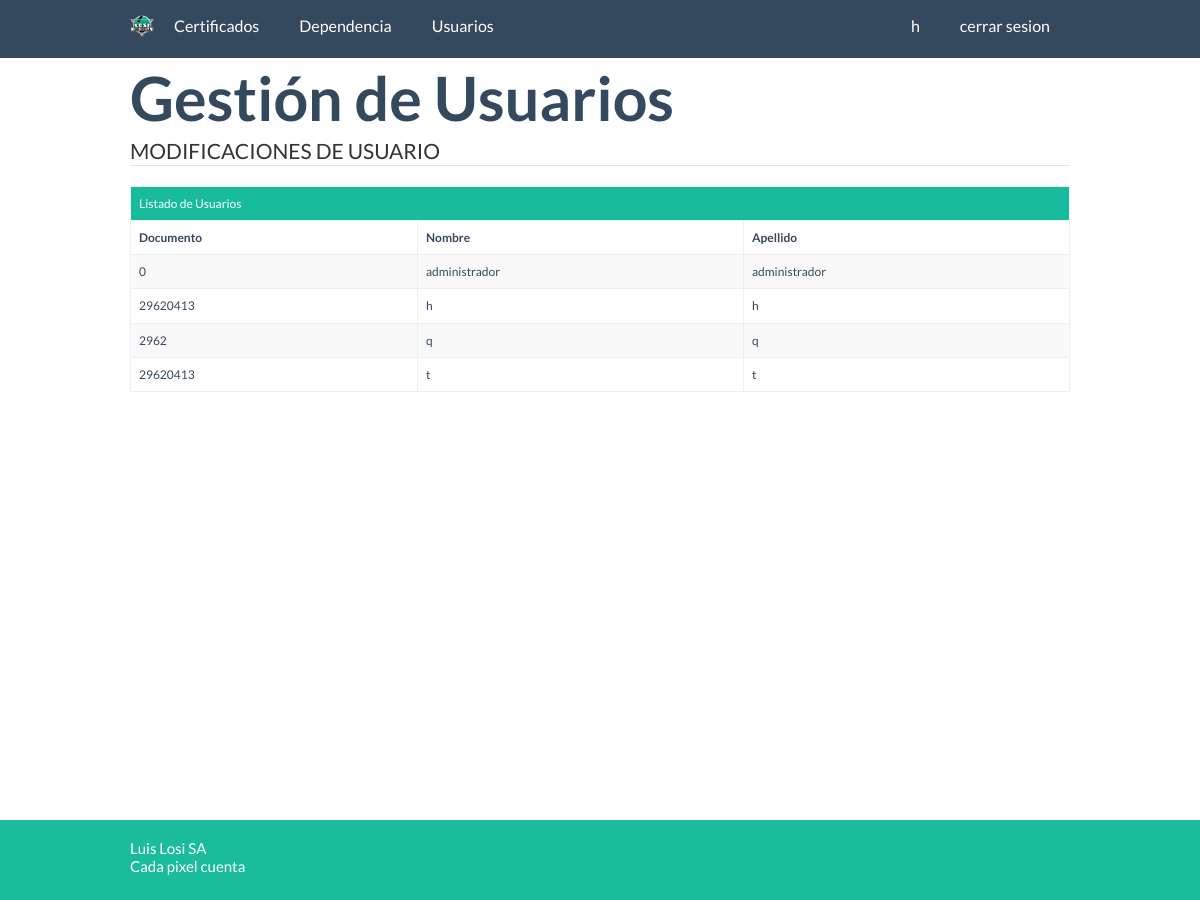
/usuarios/listaUsuario.php (signed in), run on the app's committed database.
### tables this page shows
CREATE TABLE `usuario` (
  `identificador` varchar(10) NOT NULL DEFAULT '',
  `nombre` varchar(45) NOT NULL DEFAULT '',
  `apellido` varchar(25) NOT NULL DEFAULT '',
  `clave` varchar(50) NOT NULL DEFAULT '',
  `perfil` char(1) NOT NULL DEFAULT '',
  `fechaalta` timestamp NOT NULL DEFAULT CURRENT_TIMESTAMP ON UPDATE CURRENT_TIMESTAMP,
  `dni` int(10) unsigned NOT NULL DEFAULT '0',
  PRIMARY KEY (`identificador`)
);

### clases/ActiveRecord/ActiveRecordAbstractFactory.php (called while the page is built, shortened)
<?php
require_once "MysqlActiveRecordAbstractFactory.php";
abstract class ActiveRecordAbstractFactory {
    public static function getActiveRecordFactory($motor = self::MYSQL) {
        switch ($motor) {
        case self::MYSQL:
            return new MysqlActiveRecordAbstractFactory();
        }
    }
}

### clases/ActiveRecord/MysqlActiveRecordAbstractFactory.php (called while the page is built, shortened)
<?php
require_once '../clases/ActiveRecord/ActiveRecordAbstractFactory.php';
require_once '../clases/ActiveRecord/MysqlUsuarioActiveRecord.php';
class MysqlActiveRecordAbstractFactory extends ActiveRecordAbstractFactory
{
   public function getUsuarioActiveRecord() {
      return new MysqlUsuarioActiveRecord();
   }
}

### clases/ActiveRecord/MysqlUsuarioActiveRecord.php (called while the page is built, shortened)
<?php
include_once '../clases/ValueObject/UsuarioValueObject.php';
class MysqlUsuarioActiveRecord implements ActiveRecord{
    public function buscarTodo() {
        $sql = "SELECT * FROM usuario u;";
        $resultado = mysql_query($sql);
        if($resultado){
            $aUsuario = array();
            while ($fila = mysql_fetch_object($resultado)) {
                $oUsuario = new UsuarioValueObject();
                $oUsuario->setApellido($fila->apellido);
                $oUsuario->setFechaalta($fila->fechaalta);
                $oUsuario->setIdentificador($fila->identificador);
                $oUsuario->setNombre($fila->nombre);
                $oUsuario->setPerfil($fila->perfil);
                $oUsuario->setDni($fila->dni);
                $oUsuario->setClave('');
                $oUsuario->setFechaalta($fila->fechaalta);
                $aUsuario[] = $oUsuario;
            }
            return $aUsuario;
        } else {
            return FALSE;
        }
    }
}
?>

### clases/ValueObject/UsuarioValueObject.php (called while the page is built, shortened)
<?php
class UsuarioValueObject {
    private $identificador, $nombre, $apellido, $clave, $fechaalta;
    private $perfil, $dni;
    public function getDni() {
        return $this->dni;
    }
    public function setDni($dni) {
        $this->dni = $dni;
    }
        public function getIdentificador() {
        return $this->identificador;
    }
    public function setIdentificador($identificador) {
        $this->identificador = $identificador;
    }
    public function getNombre() {
        return $this->nombre;
    }
    public function setNombre($nombre) {
        $this->nombre = $nombre;
    }
    public function getApellido() {
        return $this->apellido;
    }
    public function setApellido($apellido) {
        $this->apellido = $apellido;
    }
}
?>

### usuarios/listaUsuario.php (the view, shortened to what this page needs)
<?php
require_once '../clases/ActiveRecord/ActiveRecordAbstractFactory.php';
$oMysql = ActiveRecordAbstractFactory::getActiveRecordFactory(ActiveRecordAbstractFactory::MYSQL);
$oMysql->conectar();
?>
<!DOCTYPE html>
<html>
    <head>
        <?php include_once "../includes/php/estilos.php";?>
    </head>
    <body>
        <header><?php include_once '../includes/php/header.php'; ?></header>
        <div class="container">
            <div id="cuerpo">
                <h1>Gesti&oacute;n de Usuarios</h1>
                <legend>MODIFICACIONES DE USUARIO</legend>
                <form id="two" name="formulario" autocomplete="off" method="post">
                    <?php
                    $oMysqlUsuario = $oMysql->getUsuarioActiveRecord();
                    $oUsuario = $oMysqlUsuario->buscarTodo();
                    ?>
                    <table class="table table-striped table-bordered table-hover">
                        <tr>
                            <td colspan="10" class="success">Listado de Usuarios</td>
                        </tr>
                        <tr>
                            <th>Documento</th>
                            <th>Nombre</th>
                            <th>Apellido</th>
                        </tr>
                        <?php
                        foreach ($oUsuario as $usuario) {
                            ?>
                            <tr ondblclick="javascript:window.location.href='modificaUsuario.php?identificador=<?php echo $usuario->getIdentificador(); ?>';">
                                <td><?php echo $usuario->getDni(); ?></td>
                                <td><?php echo $usuario->getNombre(); ?></td>
                                <td><?php echo $usuario->getApellido(); ?></td>
                            </tr>
                        <?php
                        }
                        ?>
                    </table>
                </form>
            </div>
        </div>
        <?php include_once "../includes/php/footer.php";?>
    </body>
</html>

### css/flat-ui.css (style rules this page uses)
body { font-family: 'Lato', Helvetica, Arial, sans-serif; font-size: 14px; line-height: 1.231; color: #34495e; background-color: #ffffff; }
h1, h2, h3, h4, h5, h6, .h1, .h2, .h3, .h4, .h5, .h6 { font-family: 'Lato', Helvetica, Arial, sans-serif; font-weight: 700; line-height: 1.2; }
h1, h2, h3 { margin-top: 2px; margin-bottom: 4px; }
h1, .h1 { font-size: 61px; }

### css/demo.css (style rules this page uses)
.container { max-width: 970px !important; }

### css/otros-estilos.css (style rules this page uses)
@media (min-width: 981px) { body { padding-top: 60px; } }
table { max-width: 100%; background-color: transparent; }
th { text-align: left; }
.table { width: 100%; margin-bottom: 21px; }
.table > thead > tr > th, .table > tbody > tr > th, .table > tfoot > tr > th, .table > thead > tr > td, .table > tbody > tr > td, .table > tfoot > tr > td { padding: 8px; line-height: 1.428571429; vertical-align: top; border-top: 1px solid #ecf0f1; }
.table-bordered { border: 1px solid #ecf0f1; }
.table-bordered > thead > tr > th, .table-bordered > tbody > tr > th, .table-bordered > tfoot > tr > th, .table-bordered > thead > tr > td, .table-bordered > tbody > tr > td, .table-bordered > tfoot > tr > td { border: 1px solid #ecf0f1; }
.table-striped > tbody > tr:nth-child(odd) > td, .table-striped > tbody > tr:nth-child(odd) > th { background-color: #f9f9f9; }
.table > thead > tr > td.success, .table > tbody > tr > td.success, .table > tfoot > tr > td.success, .table > thead > tr > th.success, .table > tbody > tr > th.success, .table > tfoot > tr > th.success, .table > thead > tr.success > td, .table > tbody > tr.success > td, .table > tfoot > tr.success > td, .table > thead > tr.success > th, .table > tbody > tr.success > th, .table > tfoot > tr.success > th { background-color: #18bc9c; color: #ffffff; }
* { margin: 0; }
html, body { height: 100%; }
body { font-size: 12px; }
.container { min-height: 100%; height: auto !important; height: 100%; margin: 0 auto -40px; }

### data on the page
usuario: dni "0", nombre "administrador", apellido "administrador"
usuario: dni "29620413", nombre "h", apellido "h"
usuario: dni "2962", nombre "q", apellido "q"
usuario: dni "29620413", nombre "t", apellido "t"

### other printed values
$_SESSION['nombre'] "h"
